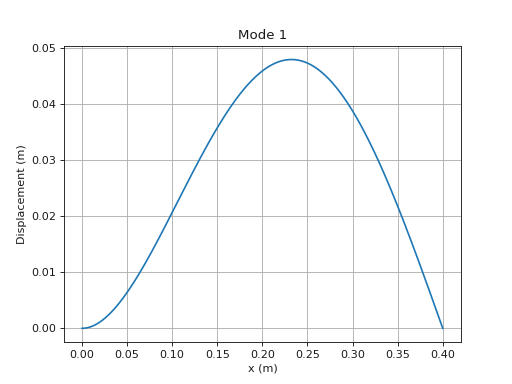

Generate this figure with Python:
import matplotlib.pyplot as plt
import vibration_toolbox as vtb
omega_n, x, U = vtb.euler_beam_modes(n=1)
plt.figure()
# <matplotlib.figure...>
plt.plot(x,U)
# [<matplotlib.lines.Line2D object at ...>]
plt.xlabel('x (m)')
# Text(0.5,0,'x (m)')
plt.ylabel('Displacement (m)')
# Text(0,0.5,'Displacement (m)')
plt.title('Mode 1')
# Text(0.5,1,'Mode 1')
plt.grid('on')
